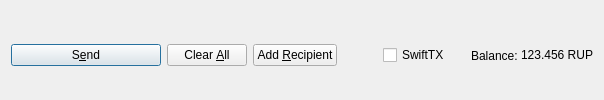
         <widget class="QFrame" name="frame_Send">
          <layout class="QHBoxLayout" name="horizontalLayout">
           <property name="bottomMargin">
            <number>0</number>
           </property>
           <item>
            <widget class="QPushButton" name="sendButton">
             <property name="minimumSize">
              <size>
               <width>150</width>
               <height>0</height>
              </size>
             </property>
             <property name="toolTip">
              <string>Confirm the send action</string>
             </property>
             <property name="text">
              <string>S&amp;end</string>
             </property>
             <property name="icon">
              <iconset resource="../rupeecoin.qrc">
               <normaloff>:/icons/send</normaloff>:/icons/send</iconset>
             </property>
             <property name="autoDefault">
              <bool>false</bool>
             </property>
             <property name="default">
              <bool>true</bool>
             </property>
            </widget>
           </item>
           <item>
            <widget class="QPushButton" name="clearButton">
             <property name="sizePolicy">
              <sizepolicy hsizetype="Minimum" vsizetype="Fixed">
               <horstretch>0</horstretch>
               <verstretch>0</verstretch>
              </sizepolicy>
             </property>
             <property name="toolTip">
              <string>Clear all fields of the form.</string>
             </property>
             <property name="text">
              <string>Clear &amp;All</string>
             </property>
             <property name="icon">
              <iconset resource="../rupeecoin.qrc">
               <normaloff>:/icons/remove</normaloff>:/icons/remove</iconset>
             </property>
             <property name="autoDefault">
              <bool>false</bool>
             </property>
            </widget>
           </item>
           <item>
            <widget class="QPushButton" name="addButton">
             <property name="toolTip">
              <string>Send to multiple recipients at once</string>
             </property>
             <property name="text">
              <string>Add &amp;Recipient</string>
             </property>
             <property name="icon">
              <iconset resource="../rupeecoin.qrc">
               <normaloff>:/icons/add</normaloff>:/icons/add</iconset>
             </property>
             <property name="autoDefault">
              <bool>false</bool>
             </property>
            </widget>
           </item>
           <item>
            <spacer name="horizontalSpacer">
             <property name="orientation">
              <enum>Qt::Horizontal</enum>
             </property>
             <property name="sizeHint" stdset="0">
              <size>
               <width>40</width>
               <height>20</height>
              </size>
             </property>
            </spacer>
           </item>
           <item>
            <layout class="QHBoxLayout" name="horizontalLayout_2">
             <property name="spacing">
              <number>3</number>
             </property>
             <item>
              <widget class="QCheckBox" name="checkSwiftTX">
               <property name="enabled">
                <bool>true</bool>
               </property>
               <property name="minimumSize">
                <size>
                 <width>85</width>
                 <height>0</height>
                </size>
               </property>
               <property name="text">
                <string>SwiftTX</string>
               </property>
              </widget>
             </item>
             <item>
              <widget class="QLabel" name="label">
               <property name="text">
                <string>Balance:</string>
               </property>
              </widget>
             </item>
             <item>
              <widget class="QLabel" name="labelBalance">
               <property name="sizePolicy">
                <sizepolicy hsizetype="Preferred" vsizetype="Fixed">
                 <horstretch>0</horstretch>
                 <verstretch>0</verstretch>
                </sizepolicy>
               </property>
               <property name="cursor">
                <cursorShape>IBeamCursor</cursorShape>
               </property>
               <property name="text">
                <string notr="true">123.456 RUP</string>
               </property>
               <property name="textInteractionFlags">
                <set>Qt::LinksAccessibleByMouse|Qt::TextSelectableByKeyboard|Qt::TextSelectableByMouse</set>
               </property>
              </widget>
             </item>
            </layout>
           </item>
          </layout>
         </widget>
